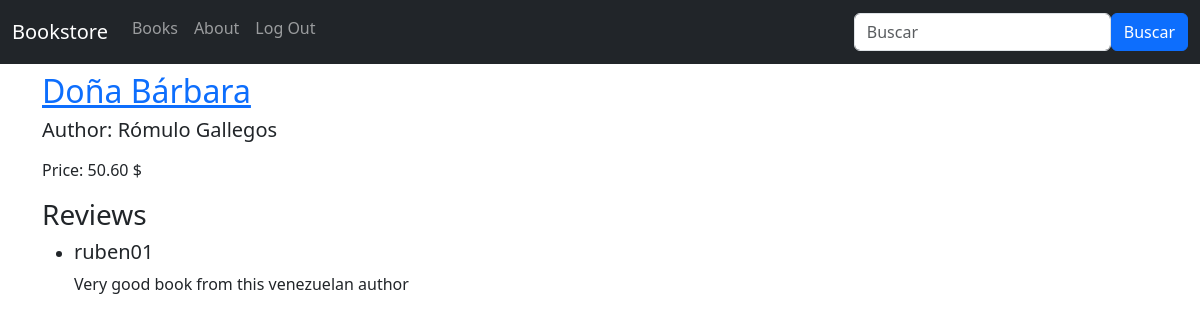
The page /books/3/ (signed in) on the database as committed earlier.
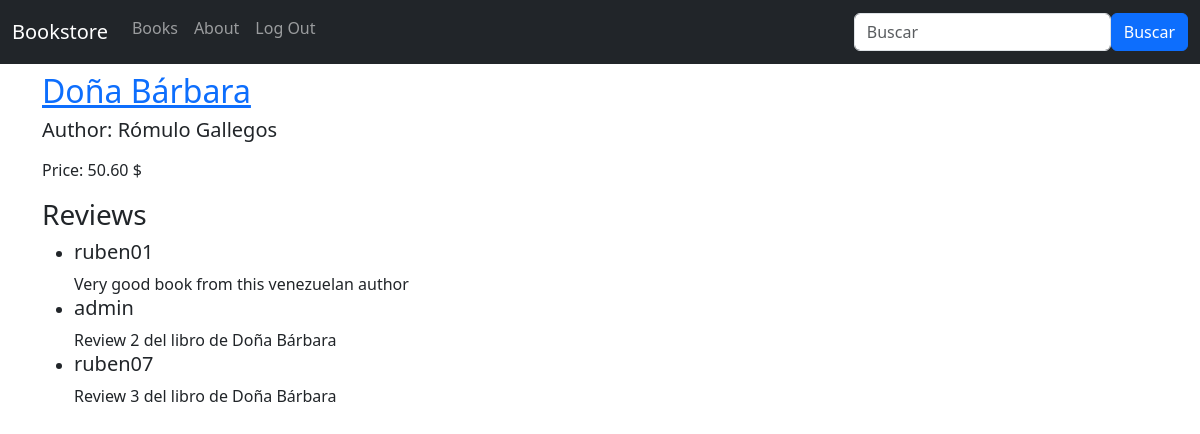
The same page on the database as committed later.
### books/models.py (models this page shows, shortened)
class Review(models.Model):
    book = models.ForeignKey(Book, on_delete=models.CASCADE, related_name='reviews')
    review = models.CharField(max_length=300)
    author = models.ForeignKey(get_user_model(), on_delete=models.CASCADE,)

### accounts/models.py (models this page shows)
class CustomUser(AbstractUser):
    pass

### books/views.py (the view)
# urls.py: path('<int:pk>/', BookDetailView.as_view(), name='book_detail'),
class BookDetailView(LoginRequiredMixin, DetailView):
    model = Book
    template_name = 'books/book_detail.html'
    login_url = '/accounts/login/'

### templates/books/book_detail.html (shortened to what this page needs)
{% extends "_base.html" %}
{% block content %}
    <div class="book-detail">
        <h2><a href="">{{ book.title }}</a></h2>
        <h5><p>Author: {{ book.author }}</p></h5>
        <p>Price: {{ book.price }} $</p>
        <div>
            <h3>Reviews</h3>
            <ul>
                {% for review in book.reviews.all %}
                    <li> <h5>{{ review.author }}</h5> {{ review.review }} </li>
                {% endfor %}
            </ul>
        </div>
    </div>
{% endblock content %}

Rows that differ between the two databases and show on the page:
added Review: author "admin", review "Review 2 del libro de Doña Bárbara"
added Review: author "ruben07", review "Review 3 del libro de Doña Bárbara"
